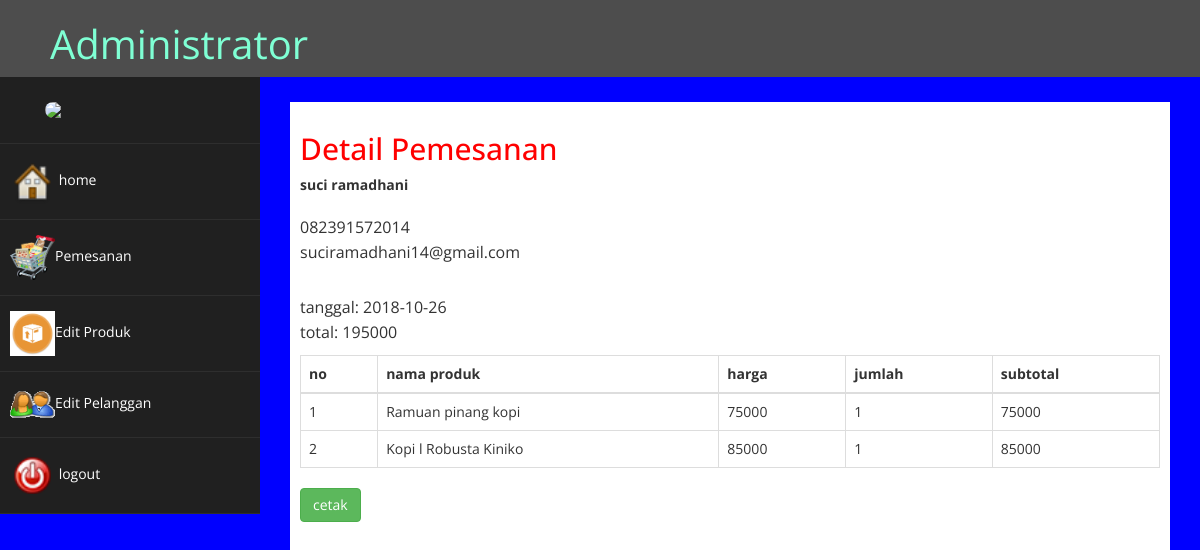
Page /admin/index.php?halaman=detail&id=5 (signed in) on the committed database.
### tables this page shows
CREATE TABLE `pemesanan` (
  `id_pemesanan` int(22) NOT NULL auto_increment,
  `id_pelanggan` int(22) NOT NULL,
  `id_ongkir` int(11) NOT NULL,
  `tanggal_pemesanan` date NOT NULL,
  `total_pemesanan` int(22) NOT NULL,
  `nama_kota` varchar(100) NOT NULL,
  `tarif` int(11) NOT NULL,
  `alamat_pengiriman` text NOT NULL,
  `status` varchar(200) NOT NULL,
  PRIMARY KEY  (`id_pemesanan`)
);

CREATE TABLE `pelanggan` (
  `id_pelanggan` int(11) NOT NULL auto_increment,
  `email` varchar(255) NOT NULL,
  `pasword_pel` varchar(255) NOT NULL,
  `nama_pelanggan` varchar(255) NOT NULL,
  `telepon` varchar(255) NOT NULL,
  PRIMARY KEY  (`id_pelanggan`)
);

CREATE TABLE `pembelian` (
  `id_pembelian` int(11) NOT NULL auto_increment,
  `id_pemesanan` int(11) NOT NULL,
  `id_produk` int(11) NOT NULL,
  `jumlah` int(11) NOT NULL,
  `nama_produk` varchar(100) NOT NULL,
  `harga_produk` int(11) NOT NULL,
  `panjang` int(11) NOT NULL,
  `subpanjang` int(11) NOT NULL,
  `subharga` int(11) NOT NULL,
  PRIMARY KEY  (`id_pembelian`)
);

CREATE TABLE `produk` (
  `id_produk` int(11) NOT NULL auto_increment,
  `nama_produk` varchar(255) NOT NULL,
  `harga_produk` int(255) NOT NULL,
  `panjang` int(255) NOT NULL,
  `foto` varchar(255) NOT NULL,
  `keterangan` text NOT NULL,
  `stok_produk` int(200) NOT NULL,
  PRIMARY KEY  (`id_produk`)
);

### admin/detail.php (the view)
<h2>Detail Pemesanan</h2>
<?php
$ambil = $koneksi->query("SELECT * FROM pemesanan JOIN pelanggan
	ON pemesanan.id_pelanggan=pelanggan.id_pelanggan
	WHERE pemesanan.id_pemesanan='$_GET[id]'");
$detail = $ambil->fetch_assoc();
?>
<strong><?php echo $detail['nama_pelanggan']; ?></strong> <br>
<p>
	<?php echo $detail['telepon']; ?> <br>
	<?php echo $detail['email']; ?>
</p>
<p>
	tanggal: <?php echo $detail['tanggal_pemesanan']; ?> <br>
	total: <?php echo $detail['total_pemesanan']; ?>
</p>
<table class="table table-bordered">
	<thead>
		<tr>
			<th>no</th>
			<th>nama produk</th>
			<th>harga</th>
			<th>jumlah</th>
			<th>subtotal</th>
		</tr>
	</thead>
	<tbody>
	 <?php $nomor=1; ?>
     <?php  $ambil =$koneksi->query("SELECT * FROM pembelian JOIN produk on pembelian.id_produk=produk.id_produk
		where pembelian.id_pemesanan='$_GET[id])'"); ?>
		<?php while($pecah=$ambil->fetch_assoc()){
			?>
<tr>
			<td><?php echo $nomor; ?></td>
			<td><?php echo $pecah['nama_produk']; ?> </td>
			<td><?php echo $pecah['harga_produk']; ?> </td>
			<td><?php echo $pecah['jumlah']; ?> </td>
			<td>
				<?php echo $pecah['harga_produk']*$pecah['jumlah']; ?>
			</td>
		</tr>
		<?php $nomor++;?>
		<?php } ?>
	</tbody>
</table>
<a href="javascript:window.print()" class="btn btn-success">cetak </a>

### admin/assets/css/custom.css (style rules this page uses)
body { font-family: 'Open Sans', sans-serif; }
h2 { color: #f00; }
p { font-size:16px; line-height:25px; padding-top:20px; }

### rows in the picture
pemesanan: id_pelanggan.nama_pelanggan "suci ramadhani", id_pelanggan.telepon "082391572014", id_pelanggan.email "suciramadhani14@gmail.com", tanggal_pemesanan "2018-10-26", total_pemesanan "195000"
pembelian: id_produk.nama_produk "Ramuan pinang kopi", id_produk.harga_produk "75000", jumlah "1", $pecah['harga_produk']*$pecah['jumlah'] "75000"
pembelian: id_produk.nama_produk "Kopi l Robusta Kiniko", id_produk.harga_produk "85000", jumlah "1", $pecah['harga_produk']*$pecah['jumlah'] "85000"
